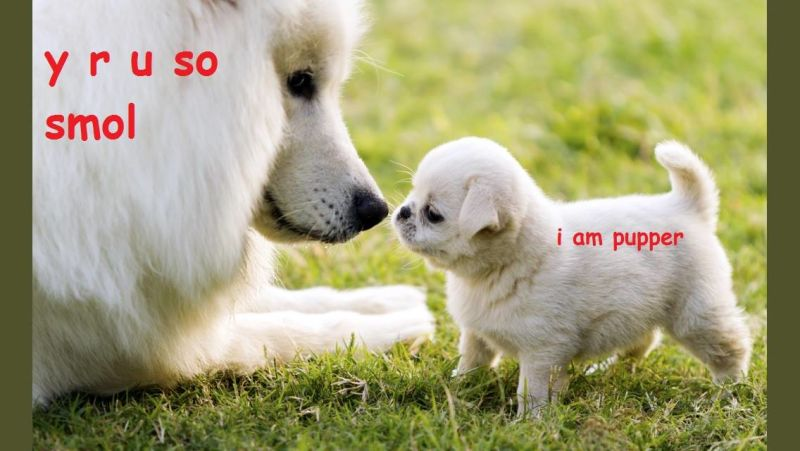
#> input picture images/iampupper.jpg, 800 x 451 px
$ python edge_detection.py   (older library calls are emulated)
#> lines starting #> are read from the running program, lines starting #| are printed output that depends on the picture; after the words box and inside, x2 and y2 are one past the last pixel; in counts of white or black regions, pixels touching at a corner belong together
import cv2
import numpy as np

img = cv2.imread('images/iampupper.jpg', cv2.IMREAD_GRAYSCALE)
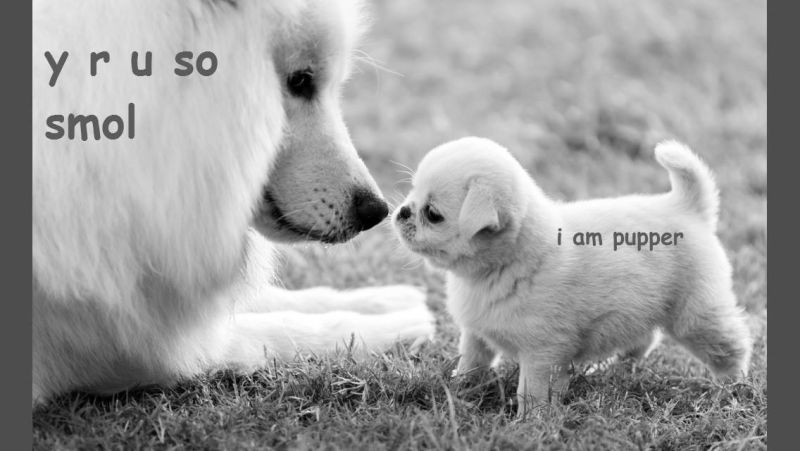
#> img: shape (451, 800); min 0, max 255, mean 157.3
rows, cols = img.shape
#> rows = 451; cols = 800

sobel_horizontal = cv2.Sobel(img, cv2.CV_64F, 1, 0, ksize=5)
sobel_vertical = cv2.Sobel(img, cv2.CV_64F, 0, 1, ksize=5)
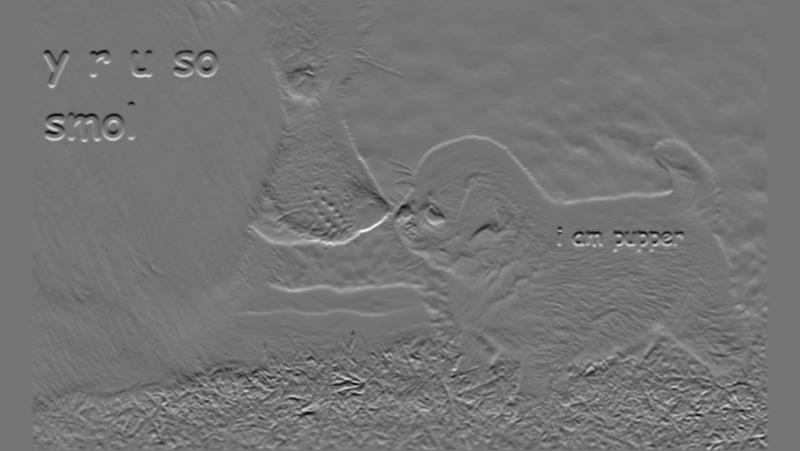
#> sobel_vertical: shape (451, 800) float64; min -6843, max 7984, mean -26.4; drawn with min black and max white

laplacian = cv2.Laplacian(img, cv2.CV_64F)
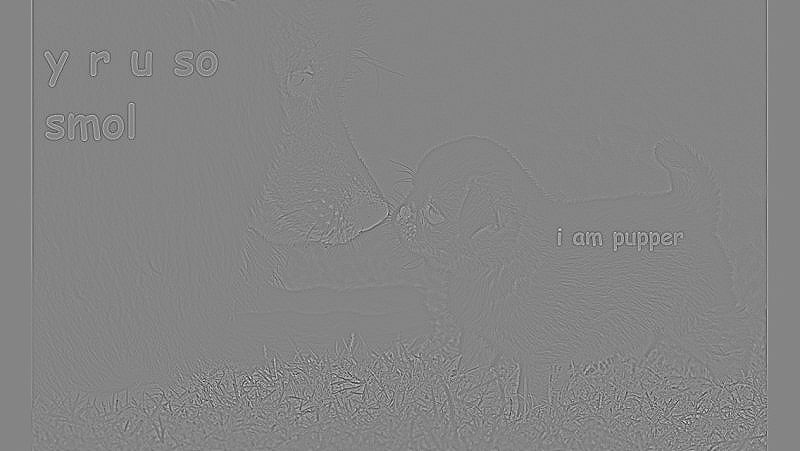
#> laplacian: shape (451, 800) float64; min -285, max 263, mean 0; drawn with min black and max white
canny = cv2.Canny(img, 50, 200)
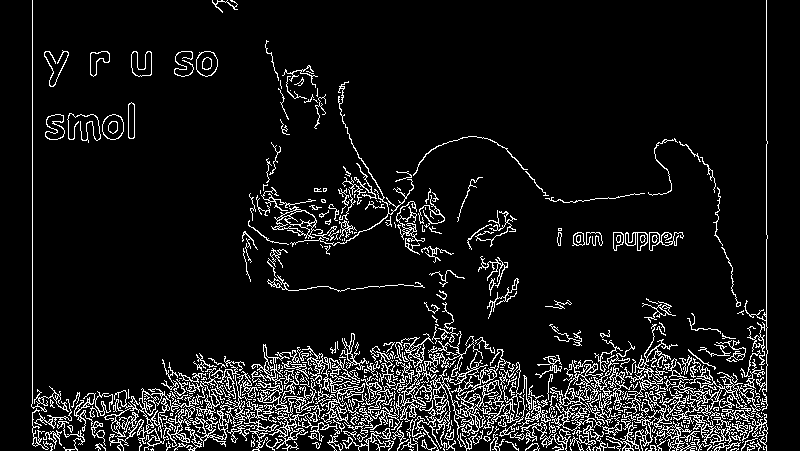
#> canny: shape (451, 800); 8.6% white in thin lines or dots

cv2.imshow('Original', img)
cv2.imshow('Sobel horizontal', sobel_horizontal)
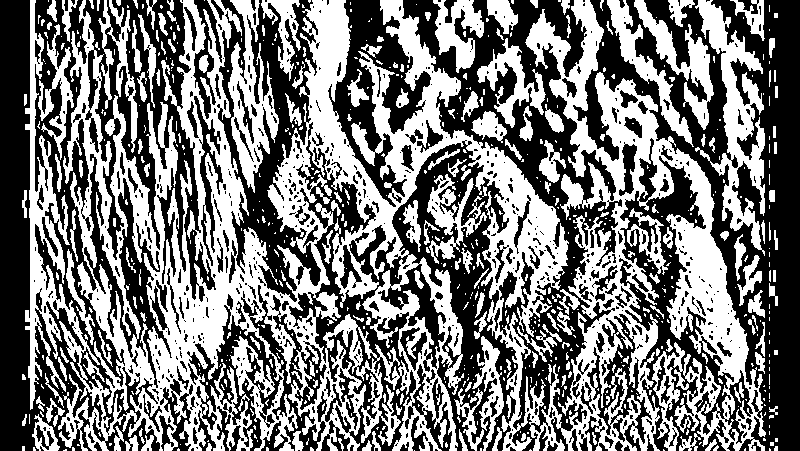
#> window 'Sobel horizontal': shape (451, 800); 47.3% white; 659 white regions (468 under 20 px), largest, box (x1, y1, x2, y2) and area: (25, 0, 766, 451) 123486, (695, 0, 765, 256) 6125, (228, 0, 279, 193) 4000
cv2.imshow('Sobel vertical', sobel_vertical)
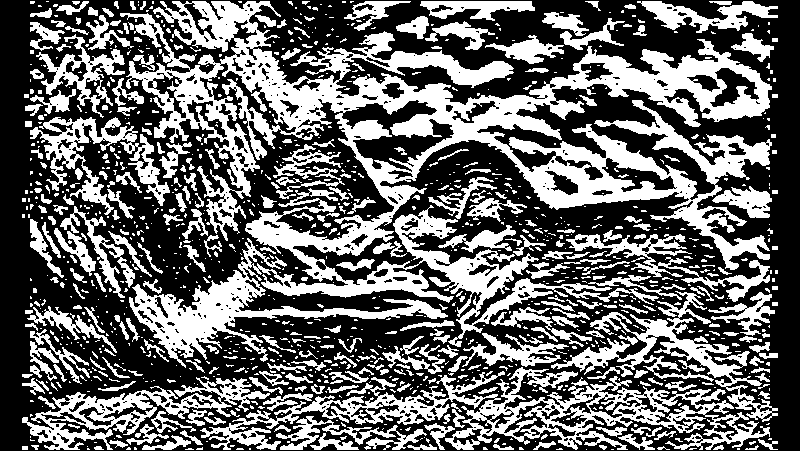
#> window 'Sobel vertical': shape (451, 800); 40.6% white; 1171 white regions (845 under 20 px), largest, box (x1, y1, x2, y2) and area: (120, 1, 772, 368) 67284, (200, 367, 770, 450) 13000, (551, 291, 778, 422) 5456
cv2.imshow('Laplacian', laplacian)
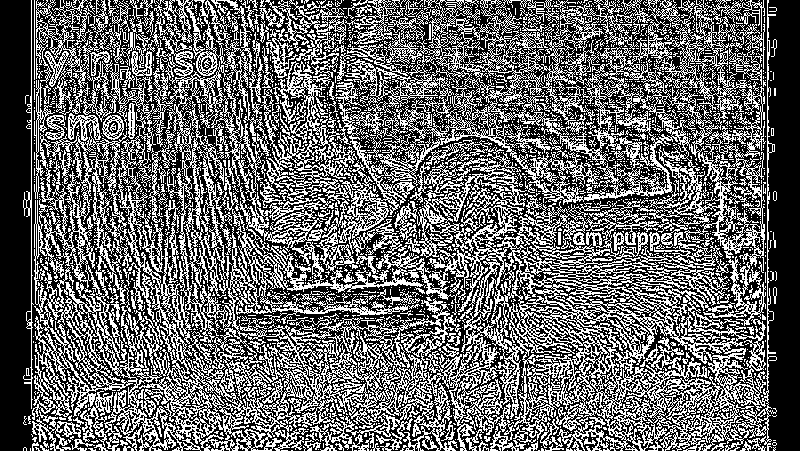
#> window 'Laplacian': shape (451, 800); 41% white in thin lines or dots
cv2.imshow('Canny', canny)
cv2.waitKey(0)

$ run again, with images/angel.jpg copied over images/iampupper.jpg
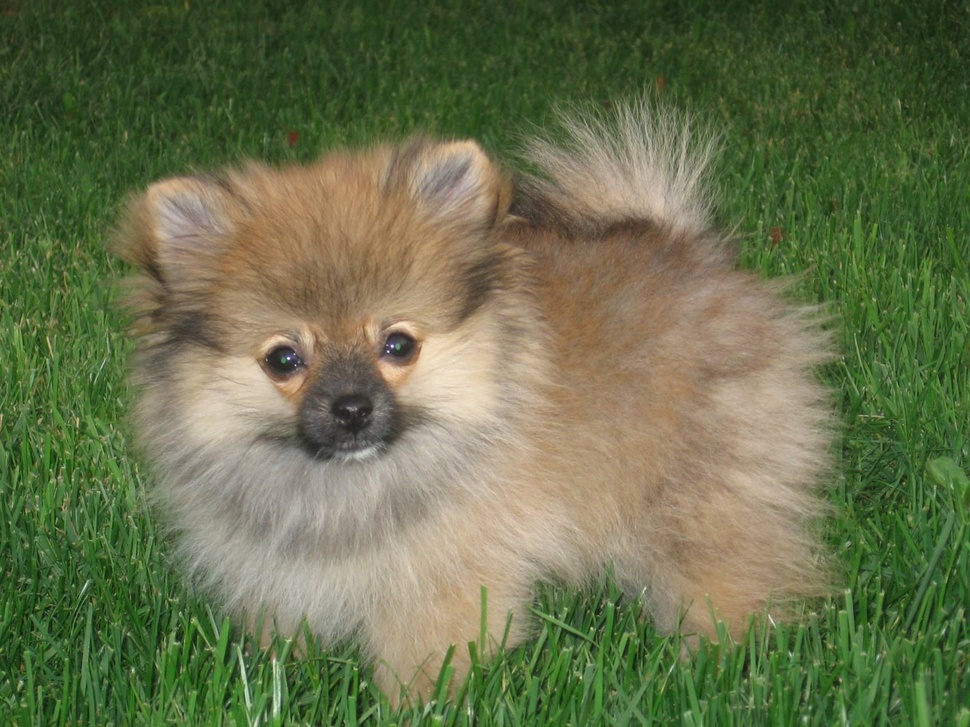
#> input picture images/angel.jpg, 970 x 727 px, shrunk from 1600 x 1200 before the run
#> `canny = cv2.Canny(img, 50, 200)`:
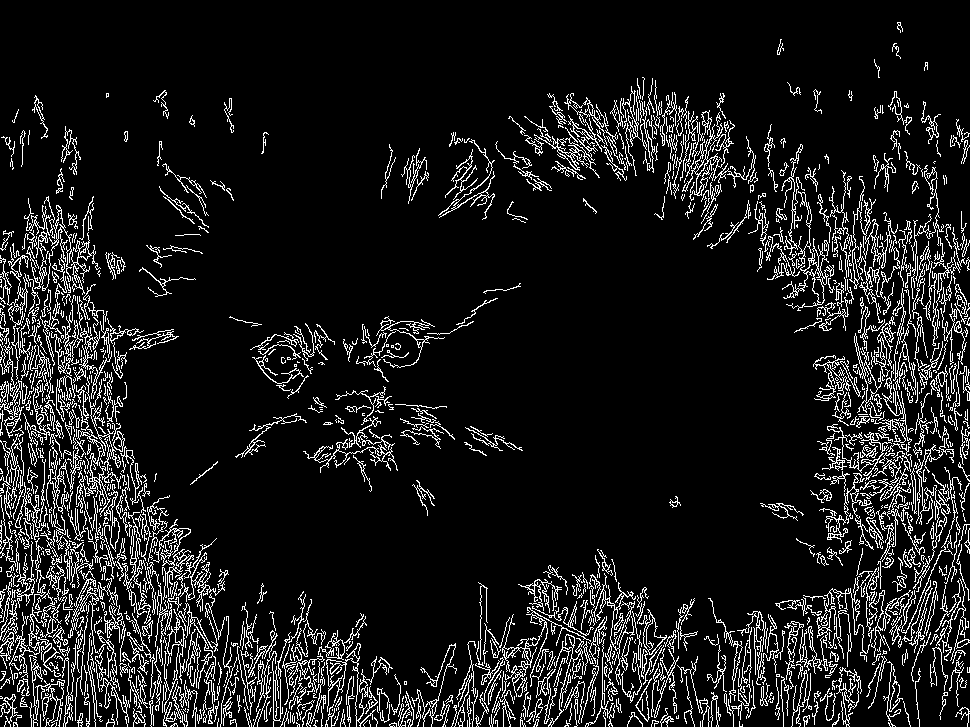
#> canny: shape (727, 970); 10.3% white in thin lines or dots
#> `cv2.imshow('Laplacian', laplacian)`:
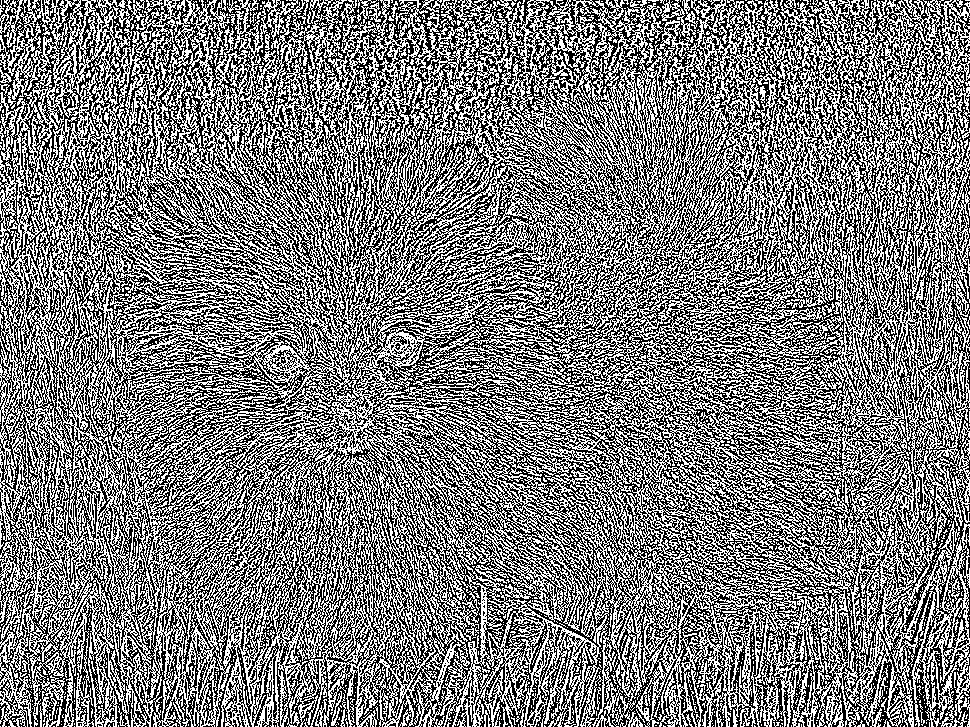
#> window 'Laplacian': shape (727, 970); 48.3% white in thin lines or dots

$ run again, with images/potato.jpg copied over images/iampupper.jpg
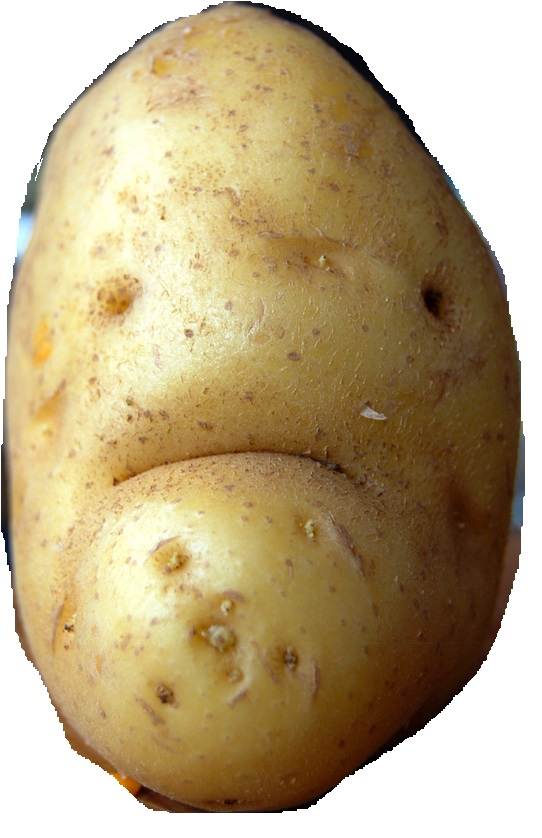
#> input picture images/potato.jpg, 542 x 838 px
#> `canny = cv2.Canny(img, 50, 200)`:
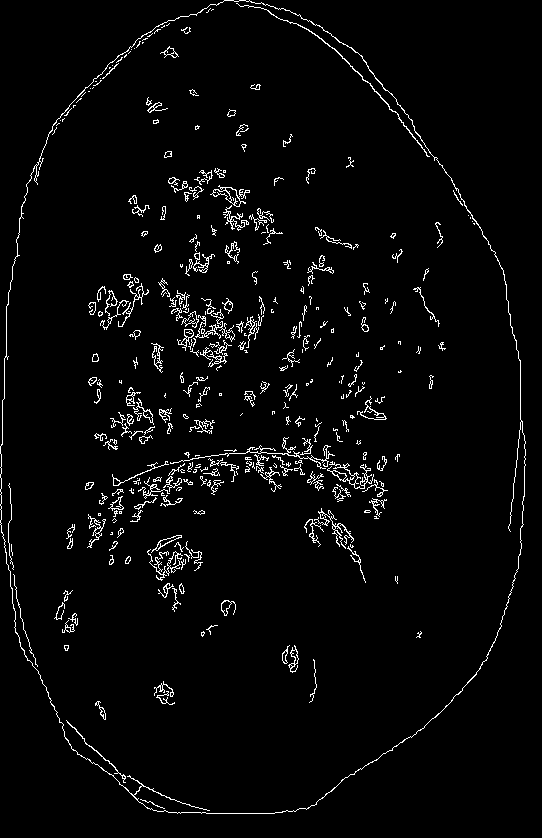
#> canny: shape (838, 542); 3.1% white in thin lines or dots
#> `cv2.imshow('Laplacian', laplacian)`:
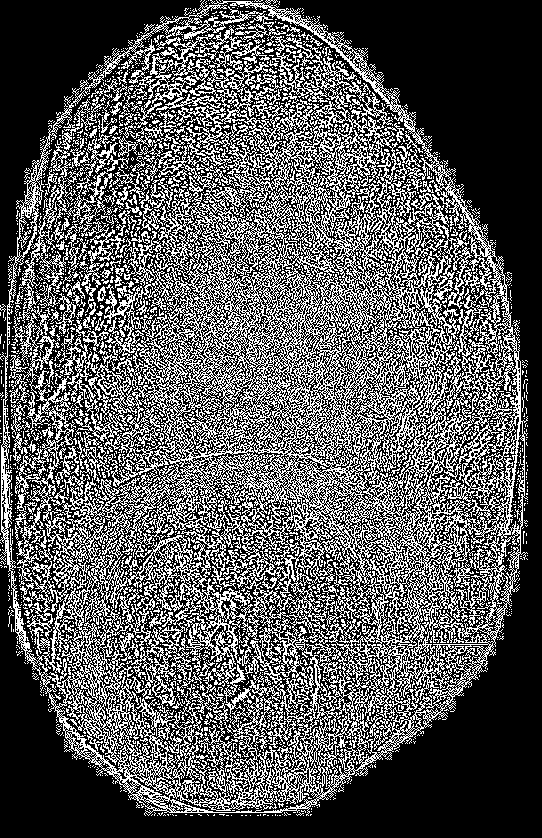
#> window 'Laplacian': shape (838, 542); 34.8% white in thin lines or dots
